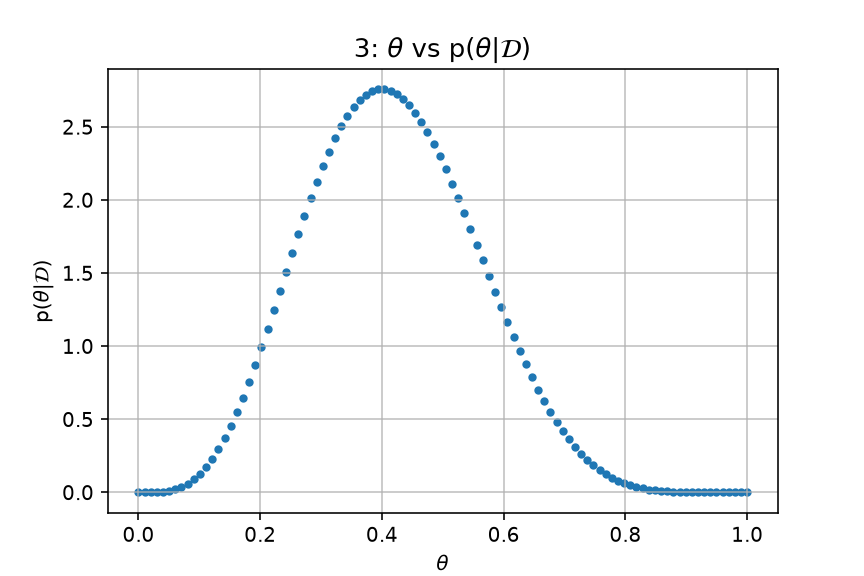

Write Python code to recreate this figure.
#!/usr/bin/env python3
# -*- coding: utf-8 -*-
"""
Created on Fri Nov 20 20:09:40 2026

@author: Home
"""
import numpy as np
import math as m
from scipy.integrate import quad
import matplotlib.pyplot as plt


# 1. 
theta = 0.4
PDTheta = m.factorial(10)/(m.factorial(6)*m.factorial(4)) * theta**4*(1-theta)**6

 
print(f'1: {PDTheta}')
print()

# 2.


def f(x): return  m.factorial(10)/(m.factorial(6)*m.factorial(4)) * x**4*(1-x)**6
PD, err = quad(f, 0, 1)

# print(PD, err)

print(f'2: {PD}')
print()

# 3.

theta1 = np.linspace(0,1,100)
p = np.array((m.factorial(10)/(m.factorial(6)*m.factorial(4)) * theta1**4*(1-theta1)**6)/PD)

plt.scatter(theta1, p, s = 10)
plt.grid(which='major',linestyle='-',alpha=0.8)
plt.grid(which='minor',linestyle='--',alpha=0.5)
plt.xlabel(r'$\theta$')
plt.ylabel(r'p$(\theta|\mathcal{D})$')
plt.title(r'3: $\theta$ vs p($\theta$|$\mathcal{D})$', fontsize=13)
plt.savefig("HW9_2.png")



#4. 
# p(θ|𝒟) = P(𝒟|θ)p(θ)/P(𝒟)
# P(𝒟) = 10!/(6!*4!) * θ**4*(1-θ)**6
a = np.linspace(0.02, 0.1, 5)

print('4:')

def f2(x): return  (m.factorial(10)/(m.factorial(6)*m.factorial(4)) * x**4*(1-x)**6)/PD
for i in range(len(a)):
    aval = a[i]
    pthetaD, err = np.array(quad(f, 0, aval))
    print(f'for a = {aval}, p(θ|𝒟) = {pthetaD}')
# print(PD, err)
